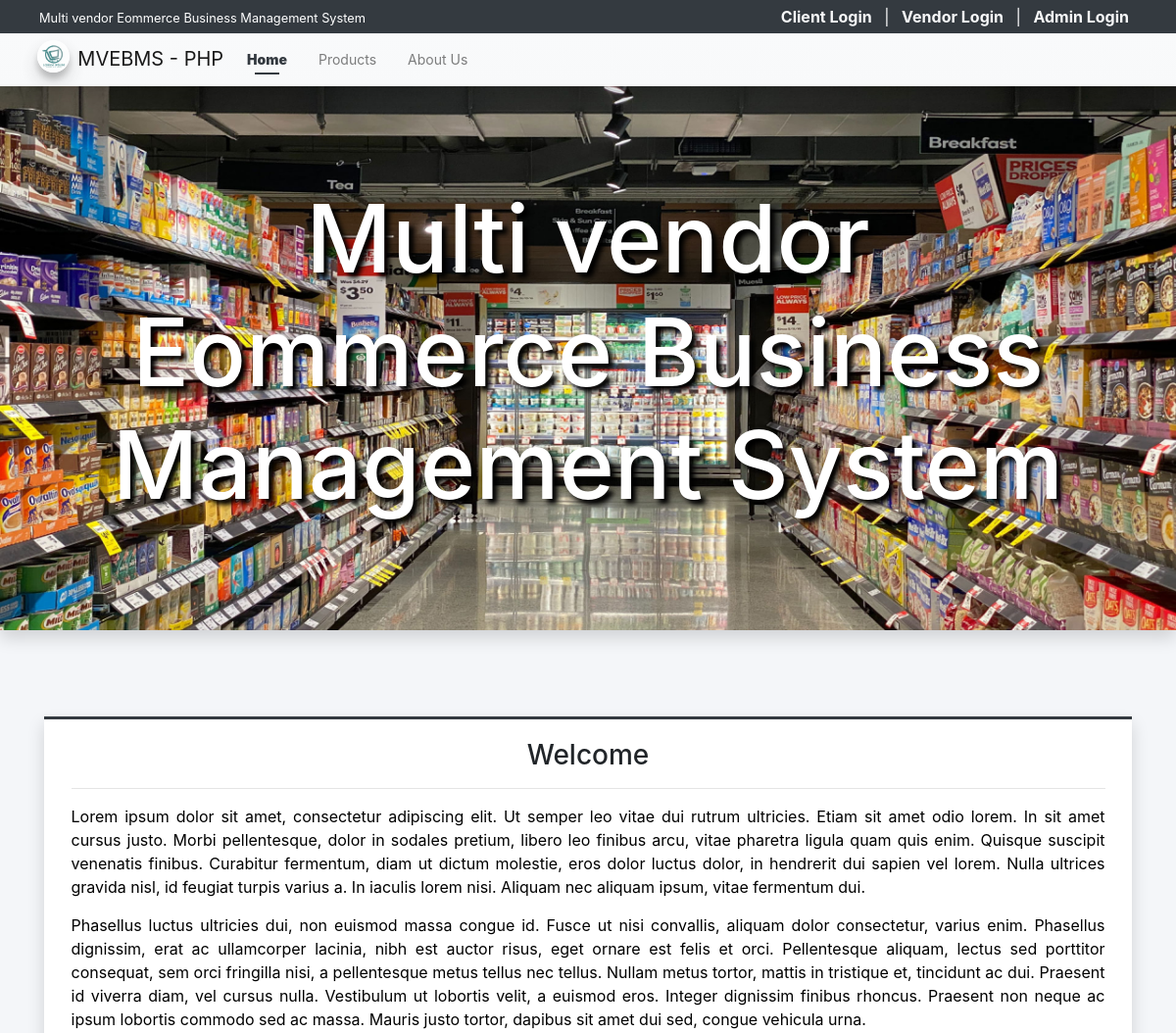
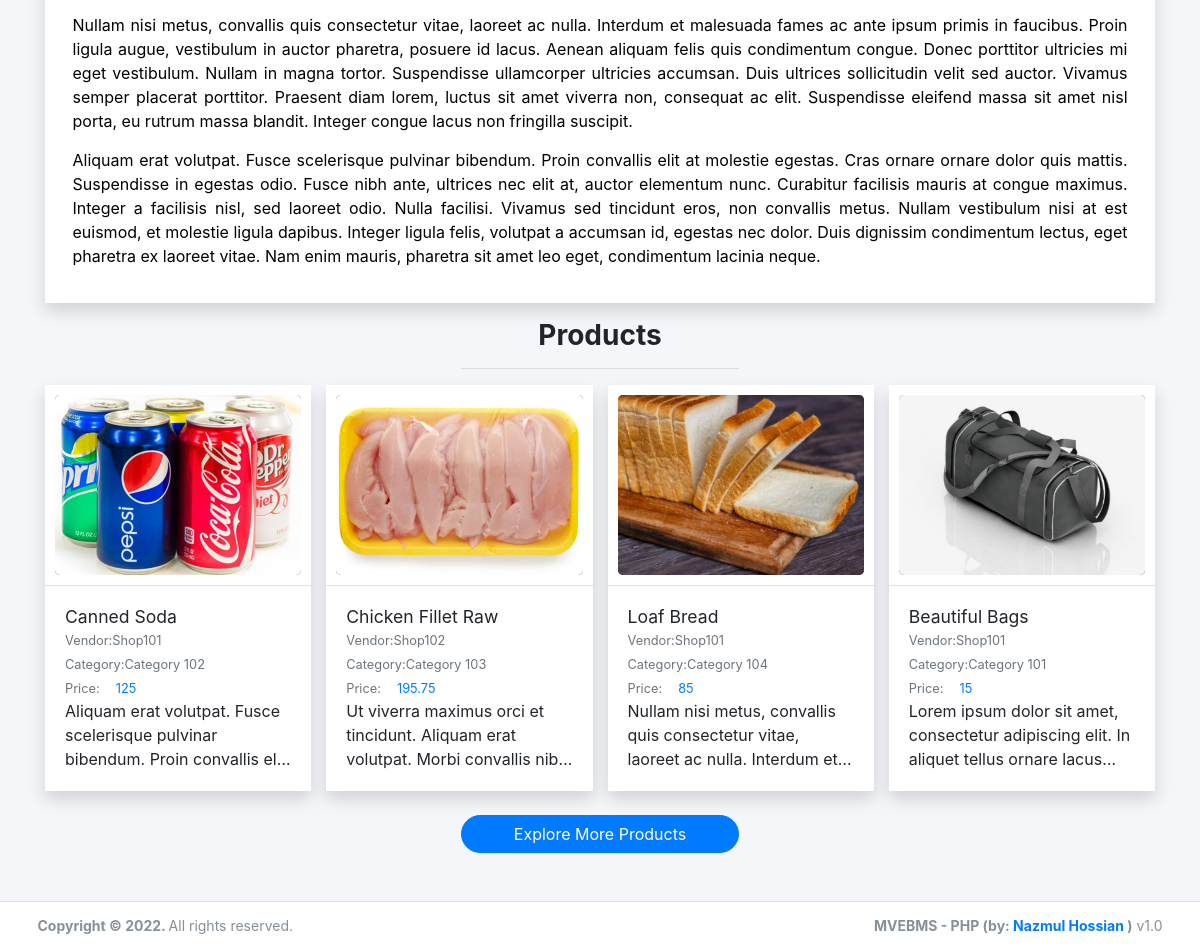
The page / on the database its author committed (2 pictures, top to bottom).
### tables this page shows
CREATE TABLE `product_list` (
  `id` int(30) NOT NULL,
  `vendor_id` int(30) DEFAULT NULL,
  `category_id` int(30) DEFAULT NULL,
  `name` text NOT NULL,
  `description` text NOT NULL,
  `price` double NOT NULL DEFAULT 0,
  `image_path` text DEFAULT NULL,
  `status` tinyint(1) NOT NULL DEFAULT 1,
  `delete_flag` tinyint(1) NOT NULL DEFAULT 0,
  `date_created` datetime NOT NULL DEFAULT current_timestamp(),
  `date_updated` datetime DEFAULT NULL ON UPDATE current_timestamp()
);

CREATE TABLE `vendor_list` (
  `id` int(30) NOT NULL,
  `code` varchar(100) NOT NULL,
  `shop_type_id` int(30) NOT NULL,
  `shop_name` text NOT NULL,
  `shop_owner` text NOT NULL,
  `contact` text NOT NULL,
  `username` text NOT NULL,
  `password` text NOT NULL,
  `avatar` text DEFAULT NULL,
  `status` tinyint(1) NOT NULL DEFAULT 1,
  `delete_flag` tinyint(1) NOT NULL DEFAULT 0,
  `date_created` datetime NOT NULL DEFAULT current_timestamp(),
  `date_updated` datetime DEFAULT NULL ON UPDATE current_timestamp()
);

CREATE TABLE `category_list` (
  `id` int(30) NOT NULL,
  `vendor_id` int(30) NOT NULL,
  `name` text NOT NULL,
  `description` text NOT NULL,
  `status` tinyint(1) NOT NULL DEFAULT 1,
  `delete_flag` tinyint(1) NOT NULL DEFAULT 0,
  `date_created` datetime NOT NULL DEFAULT current_timestamp(),
  `date_updated` datetime DEFAULT NULL ON UPDATE current_timestamp()
);

### config.php (called while the page is built, shortened)
<?php
function validate_image($file){
    $file = explode("?",$file)[0];
	if(!empty($file)){
		if(is_file(base_app.$file)){
			return base_url.$file;
		}else{
			return base_url.'dist/img/no-image-available.png';
		}
	}else{
		return base_url.'dist/img/no-image-available.png';
	}
}
function format_num($number = 0, $max_decimal = ''){
    if(is_numeric($number)){
        $ex = explode('.',$number);
        $dec = isset($ex[1]) ? strlen($ex[1]) : 0;
        if(empty($max_decimal) || (is_numeric($max_decimal) && $max_decimal >= $dec)){
            return number_format($number,$dec);
        }else{
            if(is_numeric($max_decimal))
                return number_format($number,$max_decimal);
            else
                return "Invalid Maximum Decimal";
        }
    }else{
        return "Invalid Number";
    }
}
?>

### home.php (the view, shortened to what this page needs)
<div class="col-lg-12 py-5">
    <div class="contain-fluid">
        <div class="card card-outline card-dark shadow rounded-0">
            <div class="card-body rounded-0">
                <div class="container-fluid">
                    <h3 class="text-center">Welcome</h3>
                    <hr>
                    <div class="welcome-content">
                    </div>
                </div>
            </div>
        </div>
        <h3 class="text-center"><b>Products</b></h3>
        <center><hr class="w-25"></center>
        <div class="row" id="product_list">
            <?php
            $products = $conn->query("SELECT p.*, v.shop_name as vendor, c.name as `category` FROM `product_list` p inner join vendor_list v on p.vendor_id = v.id inner join category_list c on p.category_id = c.id where p.delete_flag = 0 and p.`status` =1 order by RAND() limit 4");
            while($row = $products->fetch_assoc()):
            ?>
            <div class="col-lg-3 col-md-6 col-sm-12 product-item">
                <a href="./?page=products/view_product&id=<?= $row['id'] ?>" class="card shadow rounded-0 text-reset text-decoration-none">
                <div class="product-img-holder position-relative">
                    <img src="<?= validate_image($row['image_path']) ?>" alt="Product-image" class="img-top product-img bg-gradient-gray">
                </div>
                    <div class="card-body border-top border-gray">
                        <h5 class="card-title text-truncate w-100"><?= $row['name'] ?></h5>
                        <div class="d-flex w-100">
                            <div class="col-auto px-0"><small class="text-muted">Vendor: </small></div>
                            <div class="col-auto px-0 flex-shrink-1 flex-grow-1"><p class="text-truncate m-0"><small class="text-muted"><?= $row['vendor'] ?></small></p></div>
                        </div>
                        <div class="d-flex">
                            <div class="col-auto px-0"><small class="text-muted">Category: </small></div>
                            <div class="col-auto px-0 flex-shrink-1 flex-grow-1"><p class="text-truncate m-0"><small class="text-muted"><?= $row['category'] ?></small></p></div>
                        </div>
                        <div class="d-flex">
                            <div class="col-auto px-0"><small class="text-muted">Price: </small></div>
                            <div class="col-auto px-0 flex-shrink-1 flex-grow-1"><p class="m-0 pl-3"><small class="text-primary"><?= format_num($row['price']) ?></small></p></div>
                        </div>
                        <p class="card-text truncate-3 w-100"><?= strip_tags(html_entity_decode($row['description'])) ?></p>
                    </div>
                </a>
            </div>
            <?php endwhile; ?>
        </div>
        <div class="text-center">
            <a href="./?page=products" class="btn btn-large btn-primary rounded-pill col-lg-3 col-md-5 col-sm-12">Explore More Products</a>
        </div>
    </div>
</div>

### rows shown on the page
product_list: shows a picture, name "Canned Soda", vendor.shop_name "Shop101", category.name "Category 102", price "125", description "Aliquam erat volutpat. Fusce scelerisque pulvinar bibendum. Proin convallis…"
product_list: shows a picture, name "Chicken Fillet Raw", vendor.shop_name "Shop102", category.name "Category 103", price "195.75", description "Ut viverra maximus orci et tincidunt. Aliquam erat volutpat. Morbi convallis…"
product_list: shows a picture, name "Loaf Bread", vendor.shop_name "Shop101", category.name "Category 104", price "85", description "Nullam nisi metus, convallis quis consectetur vitae, laoreet ac nulla. Interdum…"
product_list: shows a picture, name "Beautiful Bags", vendor.shop_name "Shop101", category.name "Category 101", price "15", description "Lorem ipsum dolor sit amet, consectetur adipiscing elit. In aliquet tellus ornare…"

### other values the page prints
$_settings->info('name') "Multi vendor Eommerce Business Management System"
$_settings->info('short_name') "MVEBMS - PHP"
